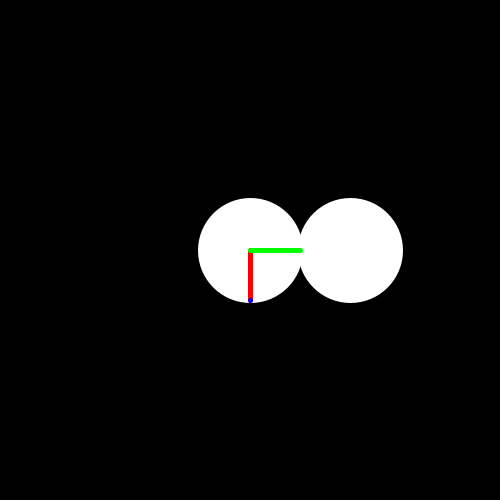
Frame 1 (no input)
Frame 60 (the mouse pressed at the canvas centre just before this capture): identical to frame 1, image omitted
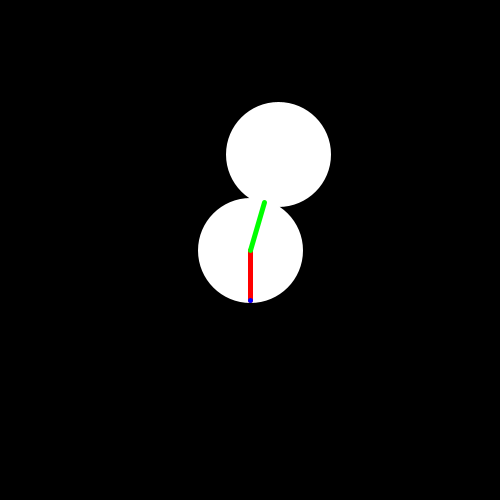
Frame 120 (the mouse held since frame 60 and released just before this capture)

The Processing sketch that drew these frames (run headless with seeded random() and noise(); from frame 60 on, the mouse is pressed at the canvas centre):

// Processing sketch: test_collaide
// ── test_collaide.pde
float e = HALF_PI;
float size = 50;
PVector a = new PVector(size*cos(e),size*sin(e));
PVector b = new PVector(size,0);
PVector c = new PVector(0,0);
void setup(){
  size(500,500);
  stroke(255);
  strokeWeight(5);
}
void draw(){
  //управление
  float v = mouseX;
  b=new PVector(size*cos(v/50),size*sin(v/50));
  //drawing
  background(0);
  stroke(255);
  circle(size*2*cos(v/50)+width/2,size*2*sin(v/50)+height/2,size*2);
  circle(width/2,height/2,size*2);
  stroke(color(255,0,0));
  line(width/2,height/2,a.x+width/2,a.y+height/2);
  stroke(color(0,255,0));
  line(width/2,height/2,b.x+width/2,b.y+height/2);
  stroke(color(0,0,255));
  line(a.x+width/2,a.y+height/2,c.x+a.x+width/2,c.y+a.y+height/2);
  
  //formula
  
  float engle = b.heading()-a.heading();
  if(engle>-HALF_PI){
    println(engle);
    float leng = dist(0,0,a.x,a.y);
    c.x=leng*cos(engle*2-e);
    c.y=leng*sin(engle*2-e);
  }
  
}
